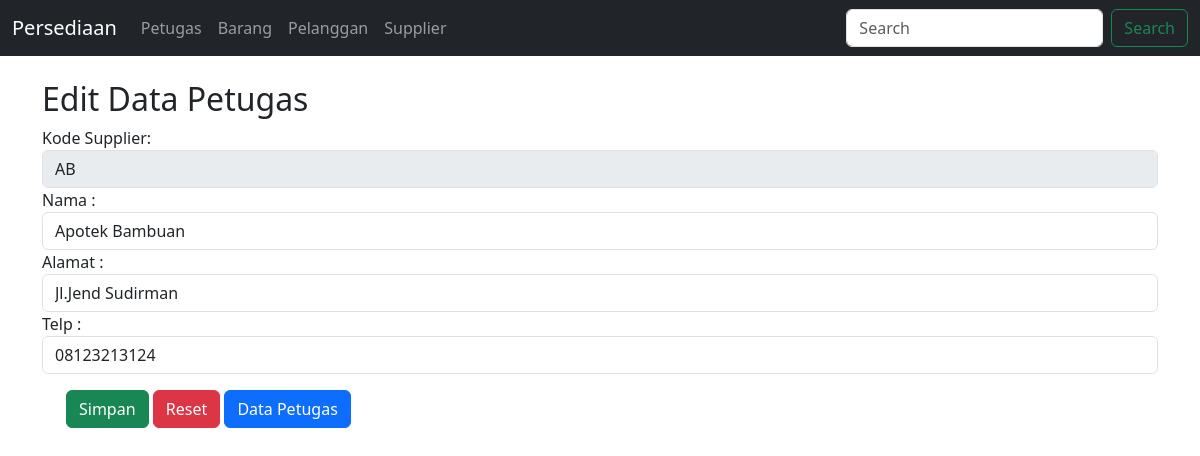
The page /supplieredit.php?id=AB on the database its author committed.
### tables this page shows
CREATE TABLE `tb_supplier` (
  `KodeSupplier` varchar(50) NOT NULL,
  `Nama` varchar(250) DEFAULT NULL,
  `Alamat` varchar(250) DEFAULT NULL,
  `Telp` varchar(25) DEFAULT NULL
);

### web/supplieredit.php (the view, shortened to what this page needs)
<?php
    require_once('../db_koneksi/koneksidb.php');
    $KodeSupplier = $_GET['id'];
    $query_sql = "SELECT * FROM tb_supplier where KodeSupplier = '$KodeSupplier' ";
    $sql = mysqli_query($koneksidb, $query_sql) or die (mysqli_error($koneksidb));
    $data = mysqli_fetch_assoc($sql);
?>
<!DOCTYPE html>
<html lang="en">
<head>
    <link href="https://cdn.jsdelivr.net/npm/bootstrap@5.3.3/dist/css/bootstrap.min.css" rel="stylesheet">
</head>
<body>
    <?php require_once("menu.php"); ?>
    <br>
    <div class="container">
        <h2>Edit Data Petugas</h2>
        <form method="post" name="form1">
            <div class="form-group">
                <div class="form-group">
                    <label for="KodePetugas">Kode Supplier:</label>
                    <input type="text" disabled value="<?php echo $data['KodeSupplier'];?>" name="KodeSupplier" class="form-control">
                <div class="form-group">
                    <label for="KodePetugas">Nama :</label>
                    <input type="text" required value="<?php echo $data['Nama']; ?>" name="Nama" class="form-control">
                </div>
                <div class="form-group">
                    <label for="KodePetugas">Alamat :</label>
                    <input type="text" required value="<?php echo $data['Alamat']; ?>" name="Alamat" class="form-control">
                </div>
                <div class="form-group">
                    <label for="KodePetugas">Telp :</label>
                    <input type="text" required value="<?php echo $data['Telp']; ?>" name="Telp" class="form-control">
                </div>
            </div>
            <div class="form-check mt-3">
                <button class="btn btn-success" name="btnsimpan" value="btnsimpan" type="submit"> Simpan
                </button>
                <button class="btn btn-danger" type="button"> Reset
                </button>
                <a href="petugas.php"><button class="btn btn-primary" type="button">Data Petugas <i class="ace-icon fa fa-signal"></i></button></a>
            </div>
        </form>
    </div>
</body>
</html>

### rows shown on the page
tb_supplier: KodeSupplier "AB", Nama "Apotek Bambuan", Alamat "Jl.Jend Sudirman", Telp "08123213124"
